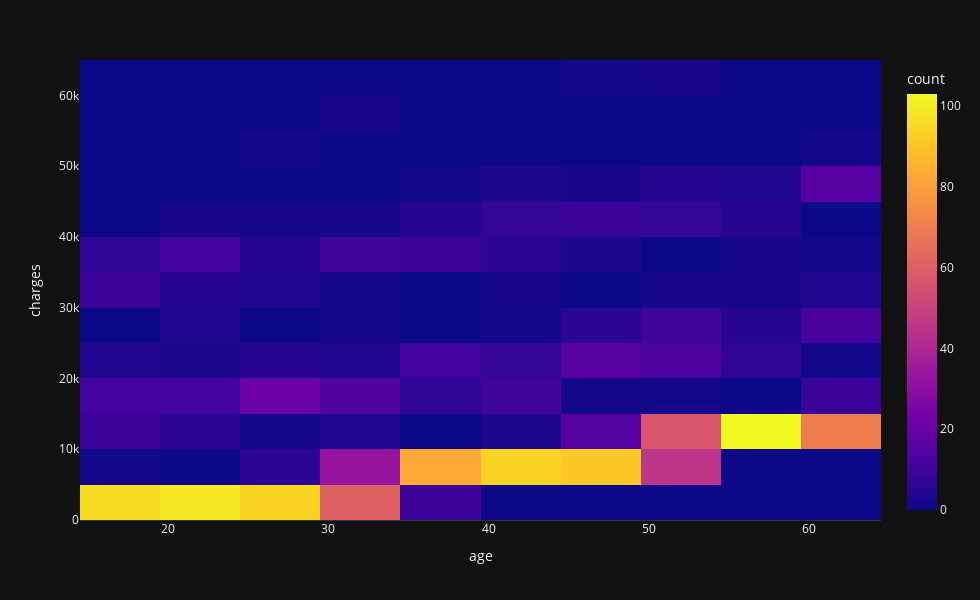

Write notebook code for a chart like this one.
### Code cell
fig = px.density_heatmap(data, x="age", y="charges",template = 'plotly_dark')
fig.update_layout(autosize=False,width=980,height=600,)
fig.show()

### Figure 1 — Plotly figure (JSON) as saved in the notebook; plotly's stock layout.template omitted (floating-point values rounded to 4 significant figures; data arrays with more than 128 entries replaced by an {"elided": "..."} marker saying what was removed)
{"data": [{"coloraxis": "coloraxis", "hovertemplate": "age=%{x}<br>charges=%{y}<br>count=%{z}<extra></extra>", "name": "", "type": "histogram2d", "x": {"elided": "1338 int values"}, "xaxis": "x", "xbingroup": "x", "y": {"elided": "1338 float values"}, "yaxis": "y", "ybingroup": "y"}], "layout": {"autosize": false, "coloraxis": {"colorbar": {"title": {"text": "count"}}, "colorscale": [[0, "#0d0887"], [0.1111, "#46039f"], [0.2222, "#7201a8"], [0.3333, "#9c179e"], [0.4444, "#bd3786"], [0.5556, "#d8576b"], [0.6667, "#ed7953"], [0.7778, "#fb9f3a"], [0.8889, "#fdca26"], [1, "#f0f921"]]}, "height": 600, "legend": {"tracegroupgap": 0}, "margin": {"t": 60}, "width": 980, "xaxis": {"anchor": "y", "domain": [0, 1], "title": {"text": "age"}}, "yaxis": {"anchor": "x", "domain": [0, 1], "title": {"text": "charges"}}}}
